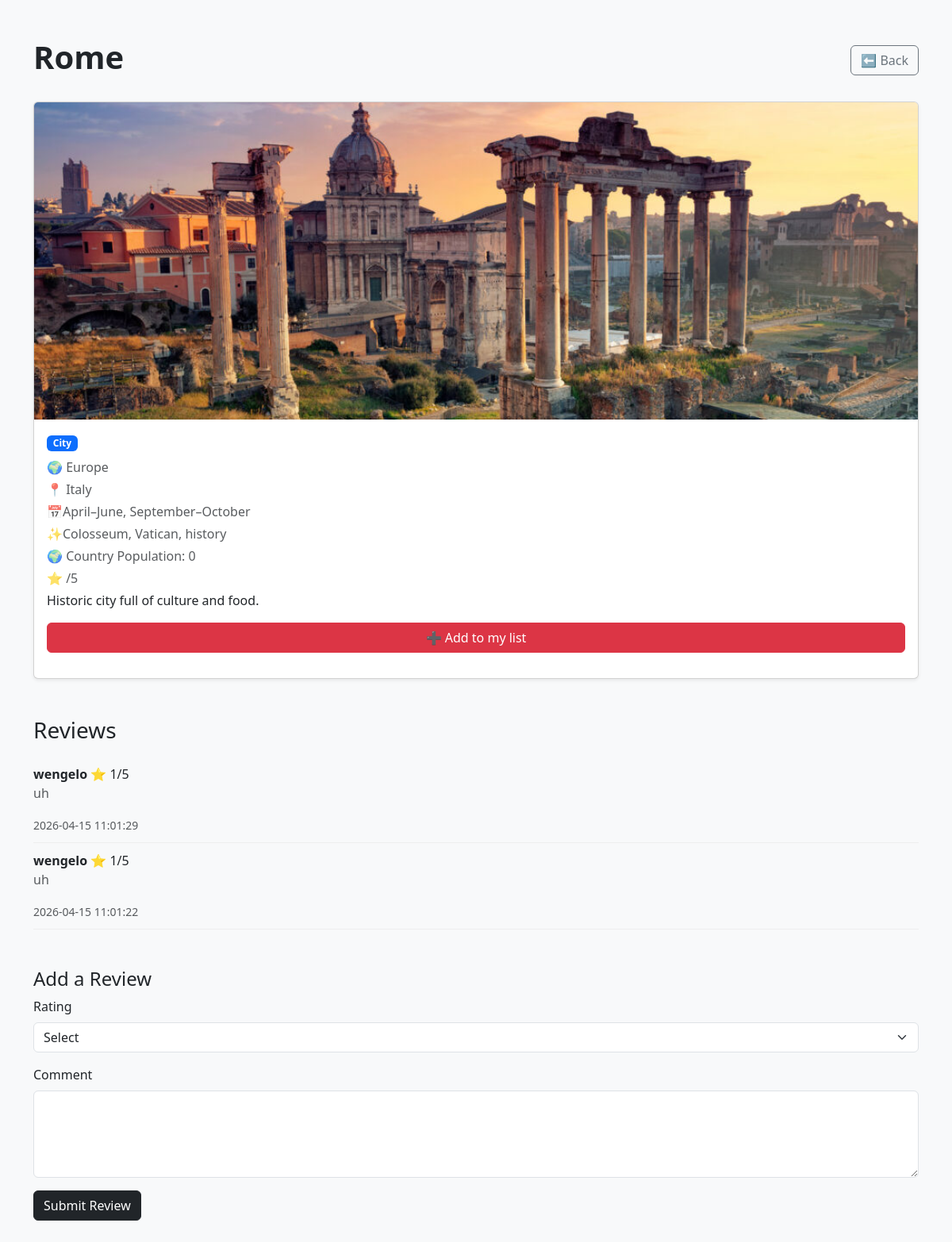
/details.php?id=3 (signed in), run on the app's committed database.
### tables this page shows
CREATE TABLE `destinations` (
  `id` int(11) NOT NULL,
  `name` varchar(100) NOT NULL,
  `country` varchar(100) NOT NULL,
  `capital` varchar(100) NOT NULL,
  `description` text DEFAULT NULL,
  `image` varchar(255) DEFAULT NULL,
  `city` varchar(100) DEFAULT NULL,
  `continent` varchar(100) DEFAULT NULL,
  `category` varchar(100) DEFAULT NULL,
  `best_time` varchar(100) DEFAULT NULL,
  `highlights` text DEFAULT NULL,
  `rating` decimal(2,1) DEFAULT NULL,
  `population` bigint(20) DEFAULT NULL
);

CREATE TABLE `reviews` (
  `id` int(11) NOT NULL,
  `user_id` int(11) DEFAULT NULL,
  `destination_id` int(11) DEFAULT NULL,
  `rating` int(11) DEFAULT NULL,
  `comment` text DEFAULT NULL,
  `created_at` timestamp NOT NULL DEFAULT current_timestamp(),
  `updated_at` timestamp NULL DEFAULT NULL
);

CREATE TABLE `users` (
  `id` int(11) NOT NULL,
  `username` varchar(50) DEFAULT NULL,
  `email` varchar(100) DEFAULT NULL,
  `password` varchar(255) DEFAULT NULL,
  `created_at` timestamp NOT NULL DEFAULT current_timestamp()
);

### details.php (the view, shortened to what this page needs)
<?php $imgPath = "assets/images/"; ?>
<?php
include 'db.php';
$id = intval($_GET['id'] ?? 0);
$stmt = $conn->prepare("SELECT * FROM destinations WHERE id = ?");
$stmt->bind_param("i", $id);
$stmt->execute();
$destResult = $stmt->get_result();
$destination = $destResult->fetch_assoc();
$reviewStmt = $conn->prepare("
    SELECT r.*, u.username
    FROM reviews r
    JOIN users u ON r.user_id = u.id
    WHERE r.destination_id = ?
    ORDER BY r.created_at DESC
");
$reviewStmt->bind_param("i", $id);
$reviewStmt->execute();
$reviews = $reviewStmt->get_result();
?>
<!DOCTYPE html>
<html lang="en">
<head>
    <link href="https://cdn.jsdelivr.net/npm/bootstrap@5.3.0/dist/css/bootstrap.min.css" rel="stylesheet">
</head>
<body class="bg-light">
    <div class="container py-5">
        <div class="d-flex justify-content-between align-items-center mb-4">
            <h1 class="fw-bold"><?php echo htmlspecialchars($destination['name']); ?></h1>
            <a href="explore.php" class="btn btn-outline-secondary">⬅ Back</a>
        </div>
        <div class="card shadow-sm mb-5">
            <img
                src="<?php echo $imgPath . htmlspecialchars($destination['image']); ?>"
                class="card-img-top"
                onerror="this.src='<?php echo $imgPath; ?>default.jpg';">
            <div class="card-body">
                <span class="badge bg-primary mb-2"><?php echo ucfirst($destination['category']); ?></span>
                <p class="text-muted mb-1">🌍 <?php echo htmlspecialchars($destination['continent']); ?></p>
                <p class="text-muted mb-1">📍 <?php echo htmlspecialchars($destination['country']); ?></p>
                <p class="text-muted mb-1">📅<?php echo htmlspecialchars($destination['best_time']); ?></p>
                <p class="text-muted mb-1">✨<?php echo htmlspecialchars($destination['highlights']); ?></p>
                <p class="text-muted mb-1">🌍 Country Population: <?= number_format($destination['population']); ?>
                <p class="text-muted mb-1">⭐ <?php echo $destination['rating']; ?>/5</p>
                <p><?php echo nl2br(htmlspecialchars($destination['description'])); ?></p>
                <a href="add_to_list.php?id=<?php echo $destination['id']; ?>" class="btn btn-danger w-100 mb-3">➕ Add to my list</a>
            </div>
        </div>
        <h3 class="mb-3">Reviews</h3>
        <?php while ($rev = $reviews->fetch_assoc()): ?>
            <div class="review">
                <strong><?php echo htmlspecialchars($rev['username']); ?></strong>
                <span>⭐ <?php echo $rev['rating']; ?>/5</span>
                <p class="text-muted"><?php echo nl2br(htmlspecialchars($rev['comment'])); ?></p>
                <small class="text-muted"><?php echo $rev['created_at']; ?></small>
            </div>
        <?php endwhile; ?>
        <div class="mt-5">
            <h4>Add a Review</h4>
            <form action="add_review.php" method="POST">
                <div class="mb-3">
                    <label for="rating" class="form-label">Rating</label>
                    <select class="form-select" name="rating" id="rating" required>
                        <option value="">Select</option>
                    </select>
                </div>
                <div class="mb-3">
                    <label for="comment" class="form-label">Comment</label>
                    <textarea class="form-control" name="comment" id="comment" rows="4" required></textarea>
                </div>
                <button type="submit" class="btn btn-dark">
                    Submit Review
                </button>
            </form>
        </div>
    </div>
</body>
</html>

### details.php (style rules this page uses)
.card-img-top { height: 400px; object-fit: cover; }
.review { border-bottom: 1px solid #eee; padding: 10px 0; }

### data on the page
destinations: name "Rome", image (picture), category "City", continent "Europe", country "Italy", best_time "April–June, September–October", highlights "Colosseum, Vatican, history", population "0", description "Historic city full of culture and food."
reviews: user.username "wengelo", rating "1", comment "uh", created_at "2026-04-15 11:01:29"
reviews: user.username "wengelo", rating "1", comment "uh", created_at "2026-04-15 11:01:22"
